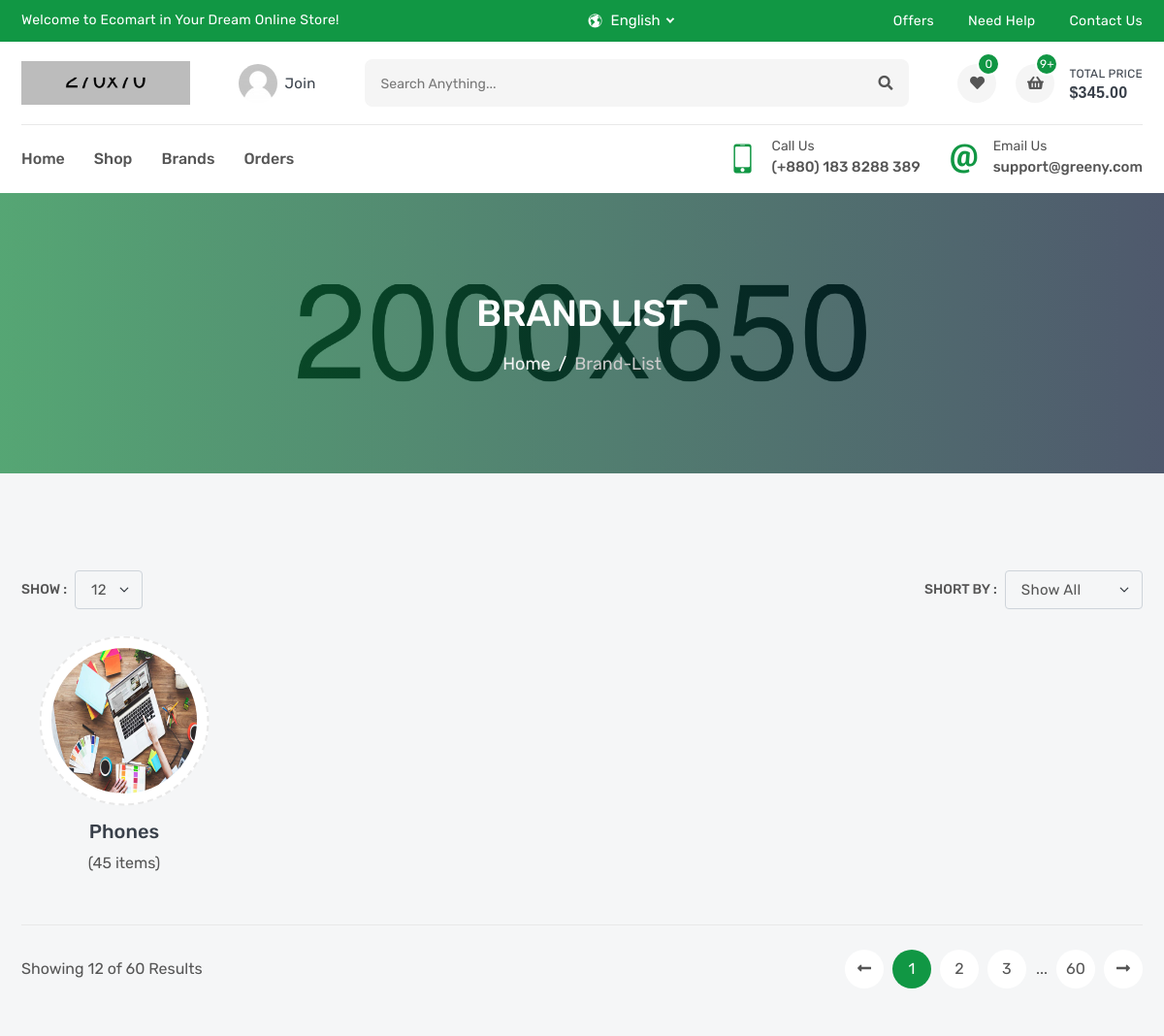
Before: /products/brands/ (upper part) with the older database file.
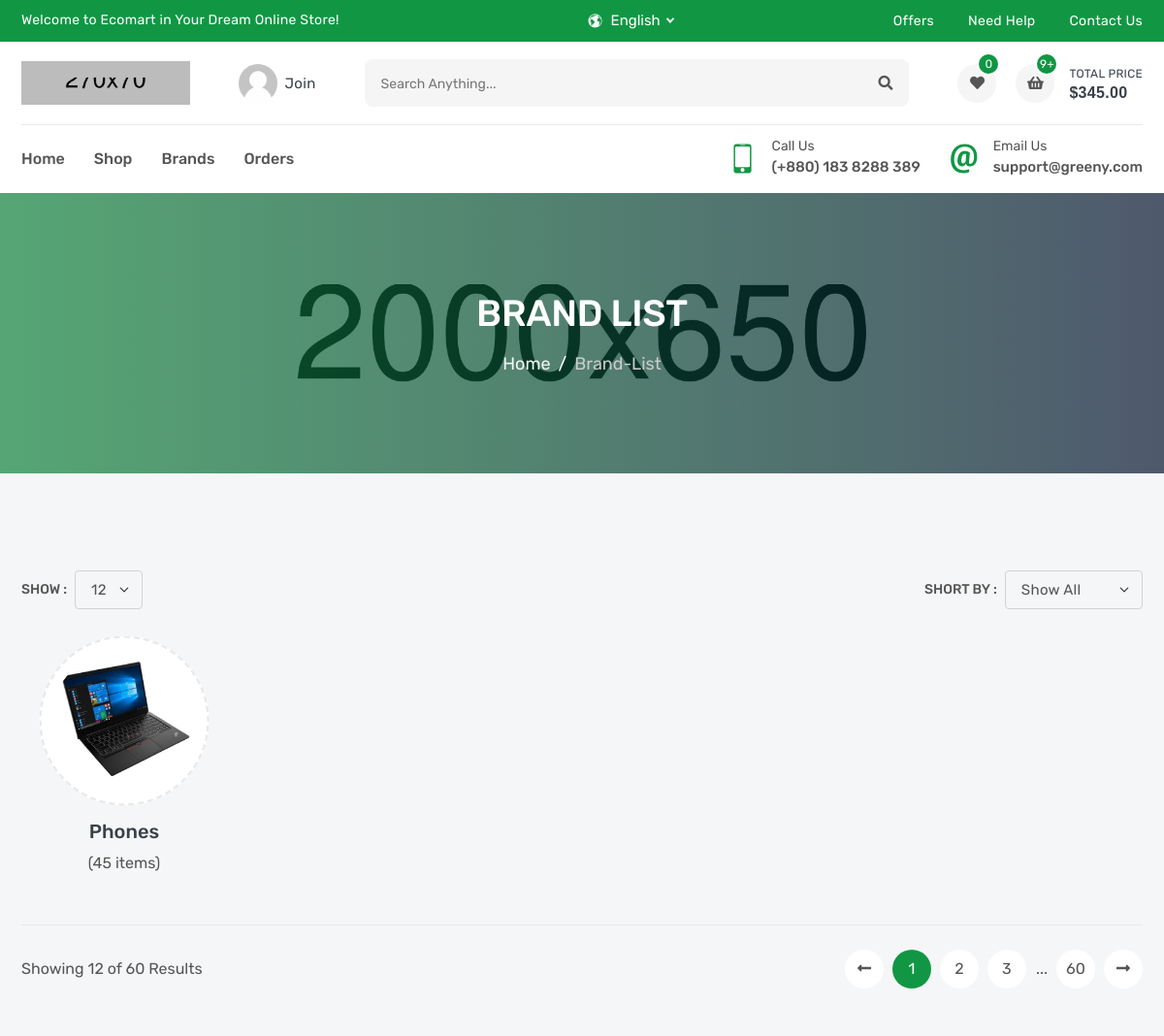
After: the same page with the newer database file.
### product/models.py (models this page shows, shortened)
class Brand(models.Model):
    name =models.CharField(_('name'),max_length=200)
    image = models.ImageField(_('image'),upload_to='brands')
    slug = models.SlugField(null=True , blank= True )
    def __str__(self):
        return self.name

### product/views.py (the view)
# urls.py: path('brands/', BrandList.as_view()),
class BrandList(ListView):
	model = Brand

### templates/product/brand_list.html (shortened to what this page needs)
{% extends 'base.html' %}
{% load static %}
{% block css_file %}
    <link rel="stylesheet" href="{% static 'en/css/brand-list.css' %}">
{% endblock %}
{% block content %}
        <section class="inner-section single-banner" style="background: url(images/single-banner.jpg) no-repeat center;">
            <div class="container">
                <h2>brand list</h2>
                <ol class="breadcrumb">
                    <li class="breadcrumb-item"><a href="index.html">Home</a></li>
                    <li class="breadcrumb-item active" aria-current="page">brand-list</li>
                </ol>
            </div>
        </section>
        <section class="inner-section">
            <div class="container">
                <div class="row">
                    <div class="col-lg-12">
                        <div class="top-filter">
                            <div class="filter-show">
                                <label class="filter-label">Show :</label>
                                <select class="form-select filter-select">
                                    <option value="1">12</option>
                                </select>
                            </div>
                            <div class="filter-short">
                                <label class="filter-label">Short by :</label>
                                <select class="form-select filter-select isotope-select">
                                    <option value="*">show all</option>
                                </select>
                            </div>
                        </div>
                    </div>
                </div>
                <div class="row row-cols-2 row-cols-md-3 row-cols-lg-4 row-cols-xl-5 isotope-items">
                    {% for brand in object_list %}
                        <div class="col all vegetables">
                        <div class="brand-wrap">
                            <div class="brand-media">
                                <img src="{{brand.image.url}}" alt="brand">
                            </div>
                            <div class="brand-meta">
                                <h4>{{brand}}</h4>
                                <p>(45 items)</p>
                            </div>
                        </div>
                        </div>
                    {% endfor %}
                </div>
                <div class="row">
                    <div class="col-lg-12">
                        <div class="bottom-paginate">
                            <p class="page-info">Showing 12 of 60 Results</p>
                            <ul class="pagination">
                                <li class="page-item">
                                    <a class="page-link" href="#">
                                        <i class="fas fa-long-arrow-alt-left"></i>
                                    </a>
                                </li>
                                <li class="page-item"><a class="page-link active" href="#">1</a></li>
                                <li class="page-item"><a class="page-link" href="#">2</a></li>
                                <li class="page-item"><a class="page-link" href="#">3</a></li>
                                <li class="page-item">...</li>
                                <li class="page-item"><a class="page-link" href="#">60</a></li>
                                <li class="page-item">
                                    <a class="page-link" href="#">
                                        <i class="fas fa-long-arrow-alt-right"></i>
                                    </a>
                                </li>
                            </ul>
                        </div>
                    </div>
                </div>
            </div>
        </section>
{% endblock content %}

### templates/base.html (shortened to what this page needs)
{% load static %}
<!DOCTYPE html>
<html lang="en">
    <head>
        <link rel="stylesheet" href="{% static 'en/fonts/flaticon/flaticon.css' %}">
        <link rel="stylesheet" href="{% static 'en/fonts/icofont/icofont.min.css' %}">
        <link rel="stylesheet" href="{% static 'en/fonts/fontawesome/fontawesome.min.css'%}">
        <link rel="stylesheet" href="{% static 'en/vendor/venobox/venobox.min.css' %}">
        <link rel="stylesheet" href="{% static 'en/vendor/slickslider/slick.min.css' %}">
        <link rel="stylesheet" href="{% static 'en/vendor/niceselect/nice-select.min.css' %}">
        <link rel="stylesheet" href="{% static 'en/vendor/bootstrap/bootstrap.min.css' %}">
        <link rel="stylesheet" href="{% static 'en/css/main.css' %}">
        {% block css_file %}{% endblock %}
    </head>
    <body>
        <div class="header-top">
            <div class="container">
                <div class="row">
                    <div class="col-md-12 col-lg-5">
                        <div class="header-top-welcome">
                            <p>Welcome to Ecomart in Your Dream Online Store!</p>
                        </div>
                    </div>
                    <div class="col-md-5 col-lg-3">
                        <div class="header-top-select">
                            <div class="header-select">
                                <i class="icofont-world"></i>
                            </div>
                        </div>
                    </div>
                    <div class="col-md-7 col-lg-4">
                        <ul class="header-top-list">
                            <li><a href="offer.html">offers</a></li>
                            <li><a href="faq.html">need help</a></li>
                            <li><a href="contact.html">contact us</a></li>
                        </ul>
                    </div>
                </div>
            </div>
        </div>
        <header class="header-part">
            <div class="container">
                <div class="header-content">
                    <a href="index.html" class="header-logo">
                        <img src="images/logo.png" alt="logo">
                    </a>
                    <a href="login.html" class="header-widget" title="My Account">
                        <img src="images/user.png" alt="user">
                        <span>join</span>
                    </a>
                    <form class="header-form">
                        <input type="text" placeholder="Search anything...">
                        <button><i class="fas fa-search"></i></button>
                    </form>
                    <div class="header-widget-group">
                        <a href="wishlist.html" class="header-widget" title="Wishlist">
                            <i class="fas fa-heart"></i>
                            <sup>0</sup>
                        </a>
                        <button class="header-widget header-cart" title="Cartlist">
                            <i class="fas fa-shopping-basket"></i>
                            <sup>9+</sup>
                            <span>total price<small>$345.00</small></span>
                        </button>
                    </div>
                </div>
            </div>
        </header>
        <nav class="navbar-part">
            <div class="container">
                <div class="row">
                    <div class="col-lg-12">
                        <div class="navbar-content">
                            <ul class="navbar-list">
                                <li class="navbar-item ">
                                    <a class="navbar-link" href="/">home</a>
                                </li>
                                <li class="navbar-item ">
                                    <a class="navbar-link" href="/products">shop</a>
                                </li>
                                <li class="navbar-item ">
                                    <a class="navbar-link " href="/products/brands/">Brands</a>
                                </li>
                                <li class="navbar-item ">
                                    <a class="navbar-link " href="/orders">Orders</a>
                                </li>
                            </ul>
                            <div class="navbar-info-group">
                                <div class="navbar-info">
                                    <i class="icofont-ui-touch-phone"></i>
                                    <p>
                                        <small>call us</small>
                                        <span>(+880) 183 8288 389</span>
                                    </p>
                                </div>
                                <div class="navbar-info">
                                    <i class="icofont-ui-email"></i>
                                    <p>
                                        <small>email us</small>
                                        <span>support@greeny.com</span>
                                    </p>
                                </div>
                            </div>
                        </div>
                    </div>
                </div>
            </div>
        </nav>
          {% block content %}
          {% endblock content %}
    </body>
</html>

### static/en/css/brand-list.css (style rules this page uses)
.brand-wrap { padding: 15px 0px 50px; }
.brand-media { margin-bottom: 25px; }

Changed rows visible on the page:
changed Brand "Phones": image: a different picture
